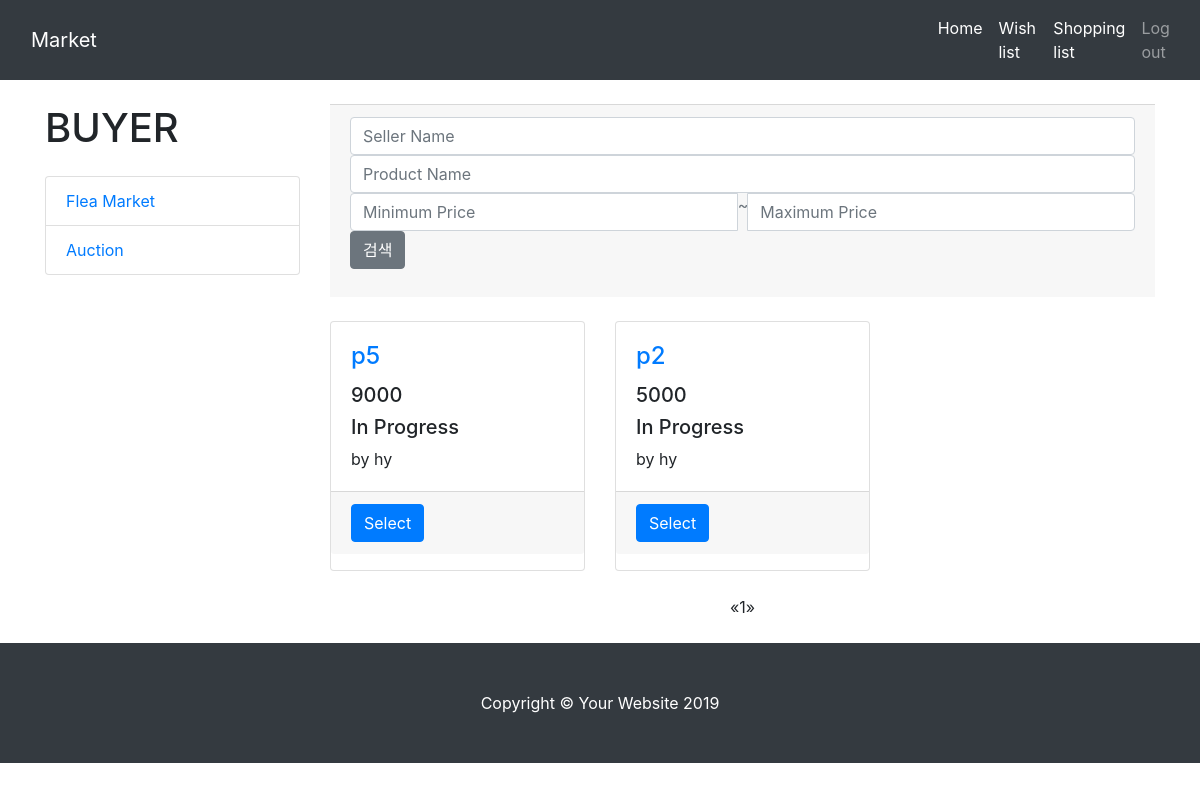
Page /buyer/ on the committed database.
### market/models.py (models this page shows)
class Product(models.Model):
    created_date = models.DateTimeField(auto_now_add=True)
    content = models.TextField(blank=True)
    view = models.IntegerField(default=0)
    name = models.CharField(max_length=30, blank=True)
    type = models.CharField(max_length=20)      # 경매인지 그냥인지
    price = models.IntegerField(default=0)      # 가격
    seller_name = models.CharField(max_length=20, blank=True) # 판매자 이름
    phone = models.CharField(max_length=20, blank=True) # 판매자 전화번호
    place = models.CharField(max_length=60, blank=True)    # 거래장소
    seller = models.ForeignKey(User, on_delete=models.CASCADE) #판매자 정보
    status = models.CharField(max_length=20)    # 판매중인지 종료인지
    photo = models.ImageField(blank=True)

### market/views.py (the view)
# urls.py: path('buyer/', views.main2, name='main2'),
def main2(request):
    auctions = Product.objects.all().filter(type = 'auction')
    time2 =  datetime.now(timezone.utc)
    for auction in auctions :
        time1= auction.created_date
        if (time2 -time1).days >= 1 :
            auction.status = 'Bought'
            auction.save()
            history = auction.history_set.all().filter(price = auction.price)
            for histor in history :
                histor.status = 'Bought'
                histor.save()
    boards = Product.objects.order_by('-id')
    page = request.GET.get('page', 1)
    paginator = Paginator(boards, 20)
    try:
        lines = paginator.page(page)
    except PageNotAnInteger:
        lines = paginator.page(1)
    except EmptyPage:
        lines = paginator.page(paginator.num_pages)
    context = {'boards': lines}
    return render(request, 'main2.html', context)

### templates/main2.html (shortened to what this page needs)
﻿{% load static %}
<!DOCTYPE html>
<html lang="en">
<head>
  <link href="{% static 'vendor/bootstrap/css/bootstrap.min.css' %}" rel="stylesheet">
  <link href="{% static 'css/shop-homepage.css' %}" rel="stylesheet">
</head>
<body>
  <nav class="navbar navbar-expand-lg navbar-dark bg-dark fixed-top">
    <div class="container">
      <a class="navbar-brand" href="{% url 'main2' %}">Market</a>
              <link rel='stylesheet prefetch' href='https://maxcdn.bootstrapcdn.com/font-awesome/4.4.0/css/font-awesome.min.css'>
</div>
      <div class="collapse navbar-collapse" id="navbarResponsive">
        <ul class="navbar-nav ml-auto">
          <li class="nav-item active">
            <a class="nav-link" href="{% url 'main2' %}">Home
            </a>
          </li>
          <li class="nav-item active">
            <a class="nav-link" href="wishlist">Wish list</a>
          </li>
          <li class="nav-item active">
            <a class="nav-link" href="shoppinglist">Shopping list</a>
          </li>
          <li class="nav-item">
            <a class="nav-link" href="/logout">Log out</a>
          </li>
        </ul>
      </div>
  </nav>
  <div class="container">
    <div class="row">
      <div class="col-lg-3">
        <h1 class="my-4">BUYER</h1>
          <div class="list-group">
          <a href="" class="list-group-item">Flea Market</a>
            <a href="" class="list-group-item">Auction</a>
        </div>
      </div>
      <div class="col-lg-9">
      <div class="card-footer text-muted">
              <form action="{% url 'search_product' %}" method="POST">
                  <div class="input-group">
              <input type="text" name="seller_name" class="form-control" placeholder="Seller Name">
            </div>
                  <div class="input-group">
              <input type="text" name="product_name" class="form-control" placeholder="Product Name">
            </div>
            <div class="input-group">
              <input type="text" name="min" class="form-control" placeholder="Minimum Price"> ~
                <input type="text" name="max" class="form-control" placeholder="Maximum Price">
            </div>
                  <span class="input-group-btn">
                <button class="btn btn-secondary" type="submit">검색</button>
              </span>
              </form>
          </div>
        <div class="row">
{% for board in boards %}
{% if board.status != 'Bought' %}
          <div class="col-lg-4 col-md-6 mb-4">
            <div class="card h-100">
            <form action="" method="POST" title="Title">
              <div class="card-body">
                <h4 class="card-title">
                  <a href="{% url 'main2' %}post={{ board.id }}" value="{{ board.id }}">{{ board.name }}</a>
                </h4>
                <h5>{{board.price}}</h5>
                  <h5>{{board.status}}</h5>
                <p class="card-text">by {{board.seller_name}}</p>
              </div>
              <div class="card-footer">
                <small class="text-muted">
                    <a href="{% url 'main2' %}post={{ board.id }}" class="btn btn-primary" >Select</a>
                </small>
              </div>
            </form>
            </div>
          </div>
{% endif %}
{% endfor %}
        </div>
      <ul class="pagination justify-content-center mb-4">
        {% if boards.has_previous %}
          <li><a href="?page={{ boards.previous_page_number }}">&laquo;</a></li>
        {% else %}
          <li class = "disabled"><span>&laquo;</span></li>
        {% endif %}
        {% for i in boards.paginator.page_range %}
          {% if boards.number == i %}
            <li class="active"><span>{{ i }} <span class="sr-only">(current)</span></span></li>
          {% else %}
            <li><a href="?page={{ i }}">{{ i }}</a></li>
          {% endif %}
        {% endfor %}
        {% if boards.has_next %}
            <li><a href="?page={{ boards.next_page_number }}">&raquo;</a></li>
        {% else %}
            <li class="disabled"><span>&raquo;</span></li>
        {%endif %}
        </ul>
      </div>
    </div>
  </div>
  <footer class="py-5 bg-dark">
    <div class="container">
      <p class="m-0 text-center text-white">Copyright &copy; Your Website 2019</p>
    </div>
  </footer>
</body>
</html>

### static/css/shop-homepage.css (style rules this page uses)
body { padding-top: 56px; }

### rows in the picture
Product: {{ board.id }} 24 (drawn), name "p5", price "9000", status "In Progress", seller_name "hy"
Product: {{ board.id }} 21 (drawn), name "p2", price "5000", status "In Progress", seller_name "hy"

### other values in the picture
{{ i }} "1"
